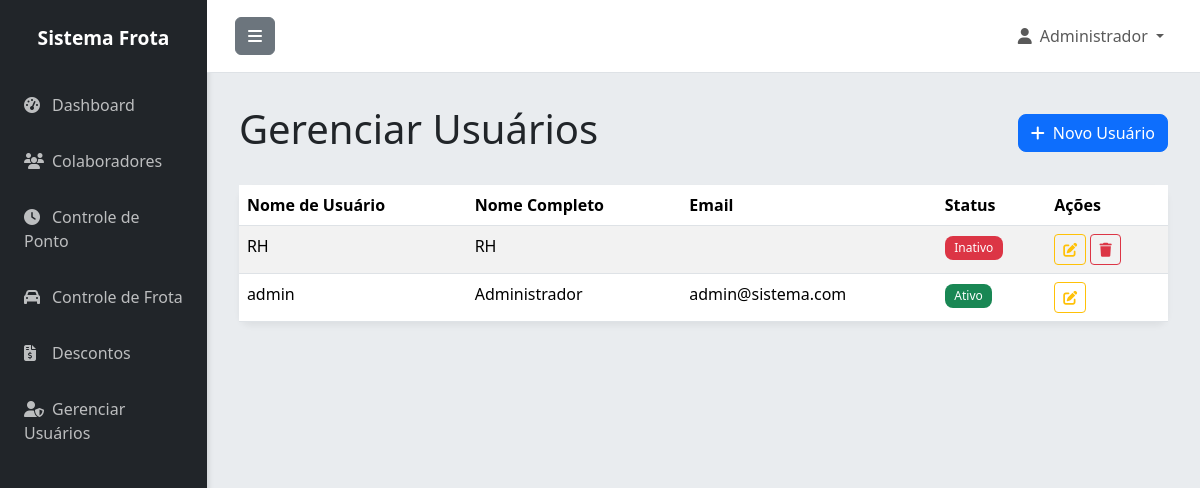
Page /usuarios (signed in) on the earlier database version.
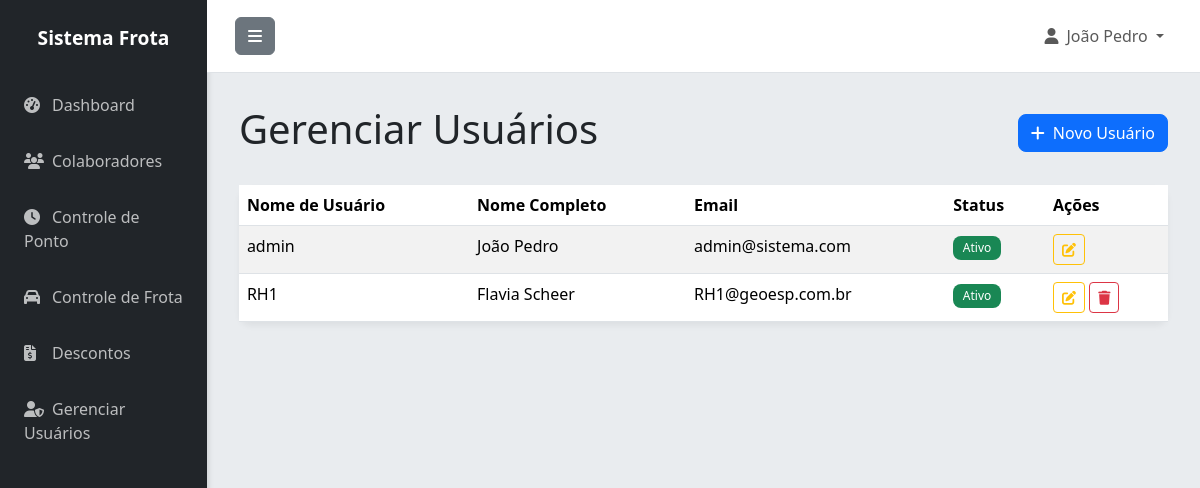
Same page on the later database version.
### app.py (models this page shows)
class Usuario(UserMixin, db.Model):
    id = db.Column(db.Integer, primary_key=True)
    username = db.Column(db.String(80), unique=True, nullable=False)
    password_hash = db.Column(db.String(200), nullable=False)
    nome = db.Column(db.String(100), nullable=False)
    email = db.Column(db.String(120), unique=True, nullable=False)
    ativo = db.Column(db.Boolean, default=True)
    criado_em = db.Column(db.DateTime, default=datetime.utcnow)

### app.py (the view)
@app.route('/usuarios')
@login_required
def usuarios():
    if not is_admin():
        flash('Acesso negado. Apenas administradores podem gerenciar usuários.', 'error')
        return redirect(url_for('index'))
    usuarios = Usuario.query.all()
    return render_template('usuarios.html', usuarios=usuarios)

### app.py (called while the page is built, shortened)
@login_manager.user_loader
def load_user(user_id):
    return Usuario.query.get(int(user_id))

def is_admin():
    return current_user.is_authenticated and current_user.username == 'admin'

@app.before_request
def create_tables():
    db.create_all()

### templates/usuarios.html (shortened to what this page needs)
{% extends "base.html" %}
{% block content %}
<div class="d-flex justify-content-between align-items-center mb-4">
    <h1 class="fw-light">Gerenciar Usuários</h1>
    <a href="{{ url_for('novo_usuario') }}" class="btn btn-primary"><i class="fas fa-plus me-2"></i>Novo Usuário</a>
</div>
<div class="card">
    <div class="card-body p-0">
        <div class="table-responsive">
            <table class="table table-striped table-hover mb-0">
                <thead class="bg-light">
                    <tr>
                        <th scope="col">Nome de Usuário</th>
                        <th scope="col">Nome Completo</th>
                        <th scope="col">Email</th>
                        <th scope="col">Status</th>
                        <th scope="col">Ações</th>
                    </tr>
                </thead>
                <tbody>
                    {% for usuario in usuarios %}
                    <tr>
                        <td>{{ usuario.username }}</td>
                        <td>{{ usuario.nome }}</td>
                        <td>{{ usuario.email }}</td>
                        <td>
                            {% if usuario.ativo %}
                                <span class="badge bg-success">Ativo</span>
                            {% else %}
                                <span class="badge bg-danger">Inativo</span>
                            {% endif %}
                        </td>
                        <td>
                            <a href="{{ url_for('editar_usuario', id=usuario.id) }}" class="btn btn-sm btn-outline-warning" title="Editar"><i class="fas fa-edit"></i></a>
                            {% if usuario.username != 'admin' %}
                            <a href="{{ url_for('excluir_usuario', id=usuario.id) }}" class="btn btn-sm btn-outline-danger" title="Excluir" onclick="return confirm('Tem certeza que deseja excluir este usuário?')"><i class="fas fa-trash"></i></a>
                            {% endif %}
                        </td>
                    </tr>
                    {% else %}
                    <tr>
                        <td colspan="5" class="text-center text-muted py-4">Nenhum usuário cadastrado.</td>
                    </tr>
                    {% endfor %}
                </tbody>
            </table>
        </div>
    </div>
</div>
{% endblock %}

### templates/base.html (shortened to what this page needs)
<!DOCTYPE html>
<html lang="pt-BR">
<head>
    <link href="https://cdn.jsdelivr.net/npm/bootstrap@5.3.3/dist/css/bootstrap.min.css" rel="stylesheet">
    <link rel="stylesheet" href="https://cdnjs.cloudflare.com/ajax/libs/font-awesome/6.5.1/css/all.min.css">
</head>
<body>
    <div class="d-flex" id="wrapper">
        <div id="sidebar-wrapper">
            <div class="sidebar-heading">Sistema Frota</div>
            <div class="list-group list-group-flush">
                <a href="{{ url_for('index') }}" class="list-group-item"><i class="fas fa-tachometer-alt me-2"></i>Dashboard</a>
                <a href="{{ url_for('colaboradores') }}" class="list-group-item"><i class="fas fa-users me-2"></i>Colaboradores</a>
                <a href="{{ url_for('pontos') }}" class="list-group-item"><i class="fas fa-clock me-2"></i>Controle de Ponto</a>
                <a href="{{ url_for('frota') }}" class="list-group-item"><i class="fas fa-car me-2"></i>Controle de Frota</a>
                <a href="{{ url_for('descontos') }}" class="list-group-item"><i class="fas fa-file-invoice-dollar me-2"></i>Descontos</a>
                {% if current_user.username == 'admin' %}
                <a href="{{ url_for('usuarios') }}" class="list-group-item"><i class="fas fa-user-shield me-2"></i>Gerenciar Usuários</a>
                {% endif %}
            </div>
        </div>
        <div id="page-content-wrapper">
            <nav class="navbar navbar-expand-lg navbar-light border-bottom">
                <div class="container-fluid">
                    <button class="btn btn-secondary" id="menu-toggle"><i class="fas fa-bars"></i></button>
                    <div class="collapse navbar-collapse" id="navbarSupportedContent">
                        <ul class="navbar-nav ms-auto mt-2 mt-lg-0">
                             {% if current_user.is_authenticated %}
                            <li class="nav-item dropdown">
                                <a class="nav-link dropdown-toggle" href="#" id="navbarDropdown" role="button" data-bs-toggle="dropdown" aria-expanded="false">
                                    <i class="fas fa-user me-2"></i>{{ current_user.nome }}
                                </a>
                            </li>
                             {% endif %}
                        </ul>
                    </div>
                </div>
            </nav>
            <main class="container-fluid">
                {% block content %}{% endblock %}
            </main>
        </div>
        </div>
</body>
</html>

Differences in the rows shown:
removed Usuario: username "RH", nome "RH", shows "Inativo"
changed Usuario "admin": nome "Administrador" → "João Pedro"
added Usuario: username "RH1", nome "Flavia Scheer", email "RH1@geoesp.com.br", ativo "Ativo"
